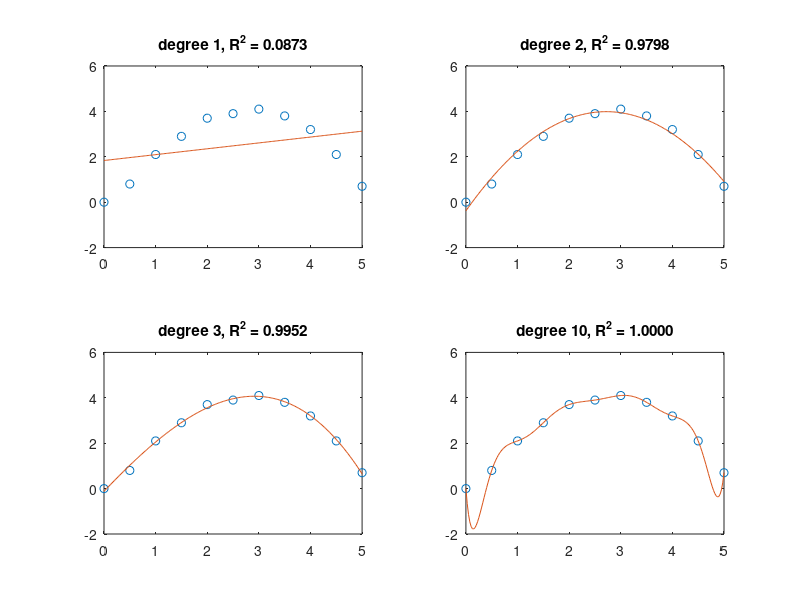

This figure's MATLAB source:
% Day 067 · Curve Fitting with Polynomials: polyfit — Choosing the degree (and overfitting)
% Run: open this file in MATLAB and press Run (or type example_2 in the Command Window)

x = 0:0.5:5;
y = [0 0.8 2.1 2.9 3.7 3.9 4.1 3.8 3.2 2.1 0.7];
xf = linspace(0, 5, 200);
degrees = [1 2 3 10];
for k = 1:4
    p = polyfit(x, y, degrees(k));
    res = y - polyval(p, x);
    R2 = 1 - sum(res.^2) / sum((y - mean(y)).^2);
    subplot(2, 2, k)
    plot(x, y, 'o', xf, polyval(p, xf))
    title(sprintf('degree %d, R^2 = %.4f', degrees(k), R2))
    ylim([-2 6])
end
